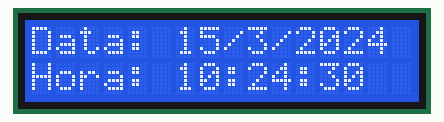
Recording of a sketch running on a simulated Arduino Uno, built with avr-gcc and run on an emulated ATmega328P. Shown: 16×2 character LCD. The local clock reads 2024-03-15 10:24:30 at power-on unless the sketch sets it.

Above: at 0.1 s.
At 4.1 s:
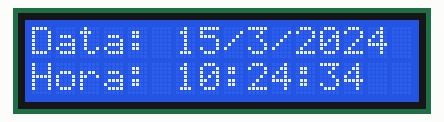
At 9.2 s:
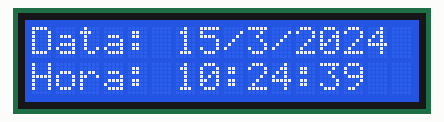
At 19.2 s:
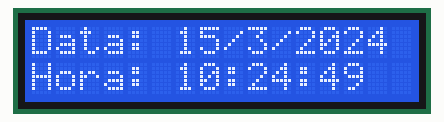
At 28.3 s:
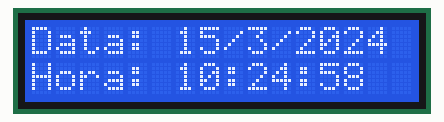
At 38.4 s:
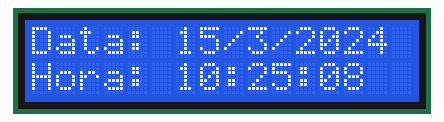

The sketch:

exibir-hora.ino
```cpp
/*
  Exemplo: Relógio com Arduíno
  Utilizado: Arduino Uno, RTC DS 1307, Display LCD
  Autor: Yhan Christian Souza Silva - Data: 31/01/2016
 */

 // --- Bibliotecas Auxiliares---

#include <Wire.h>
#include "RTClib.h"
#include <LiquidCrystal.h>

LiquidCrystal lcd(7, 6, 5, 4, 3, 2); //Definição pinos LCD

RTC_DS1307 RTC;                    //Cria o objeto RTC

 // --- Configurações Iniciais ---

void setup() {
	Serial.begin(9600);
	Wire.begin();
	RTC.begin();
	lcd.begin(16,2);

 // --- Condição p/ testar funcionamento RTC ---

	if(! RTC.isrunning()) {
		Serial.println("RTC não está funcionando");
		RTC.adjust(DateTime(__DATE__, __TIME__));       //Configuração Data e hora, comente após ser configurado
	}
}

// --- Loop infinito para visualiar as informações no LCD

void loop() {
	DateTime now = RTC.now();
	lcd.setCursor(0, 0);
  	lcd.print("Data: ");
	lcd.print(now.day(), DEC);
	lcd.print("/");
	lcd.print(now.month(), DEC);
  lcd.print("/");
	lcd.print(now.year(), DEC);
	lcd.print(" ");
	lcd.setCursor(0, 1);
	  lcd.print("Hora: ");

	if(now.hour() < 10 ) lcd.print("0");
	lcd.print(now.hour(), DEC);
	lcd.print(":");

	if(now.minute() < 10) lcd.print("0");
	lcd.print(now.minute(), DEC);
	lcd.print(":");

	if(now.second() < 10) lcd.print("0");
	lcd.print(now.second(), DEC);

	delay(1000);
}
```

Measured:
- what the display in image 1 shows lasts 1.0 s, from 4.1 s to 5.1 s
